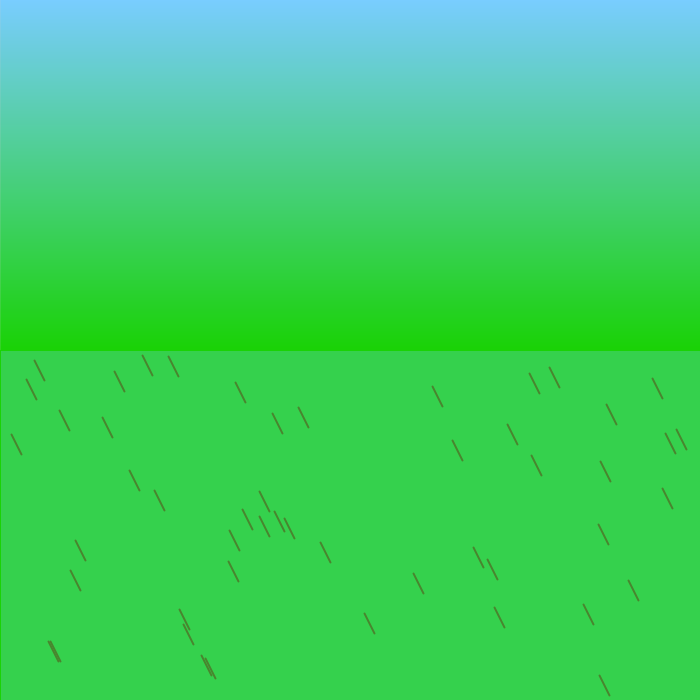
Frame 1 (no input)
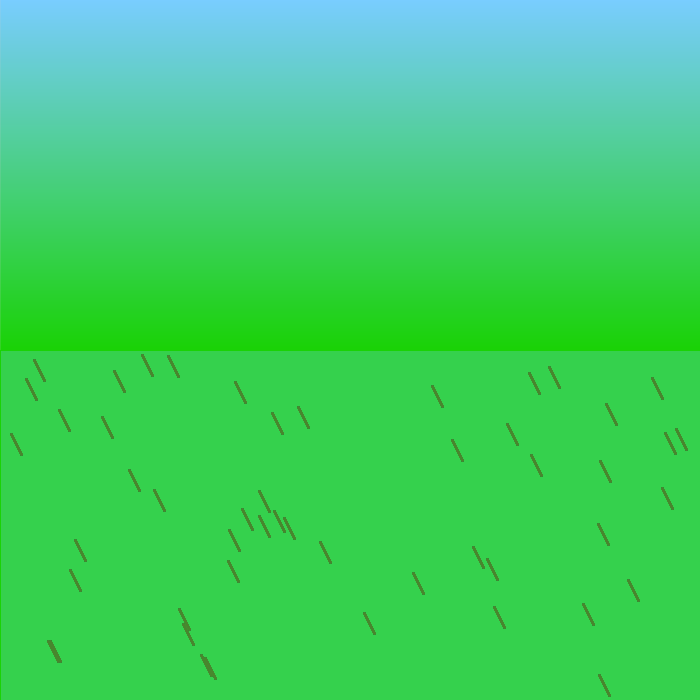
Frame 60 (the mouse pressed at the canvas centre just before this capture)
Frame 120 (the mouse held since frame 60 and released just before this capture): identical to frame 60, image omitted

The Processing sketch that drew these frames (run headless with seeded random() and noise(); from frame 60 on, the mouse is pressed at the canvas centre):

// Processing sketch: Julia_Lourenco__Semester_2_Final_Project
// ── Julia_Lourenco__Semester_2_Final_Project.pde
float r;
float g;
float b;
// for gradient bacgkrouund
float [] grassX = new float[50];
float[] grassY = new float[50];
// for grass blade array


void setup() {
  size(700, 700);
  gradient(121, 205, 255, 53, 209, 77);
  // blue & green gradient
  fill( 53, 209, 77);
  rect(0, height/2, width, height/2);
  // grass
  fill(#48862E);
  for (int i = 0; i < 50; i ++) {
    float x = random(0, width);
    float y = random(height/2, 700);
    grassX[i] = x;
    grassY[i] = y;
  }
}

void draw() {
  stroke(#48862E);
  strokeWeight(2);
  for (int i = 0; i < 50; i ++) {
    line(grassX[i], grassY[i], grassX[i] + 10, grassY[i] + 20);
  }
}



void gradient(float r1, float g1, float b1,
  float r2, float g2, float b2) {
  for (int i = 0; i < height/2; i++ ) {
    r = map(i, 0, height/2 - 100, r1, r2);
    g = map(i, 0, height/2 - 100, g1, g2);
    b = map(i, 0, height/2 - 100, b1, b2);

    stroke(r, g, b);
    line(0, i, width, i);
  }
}
